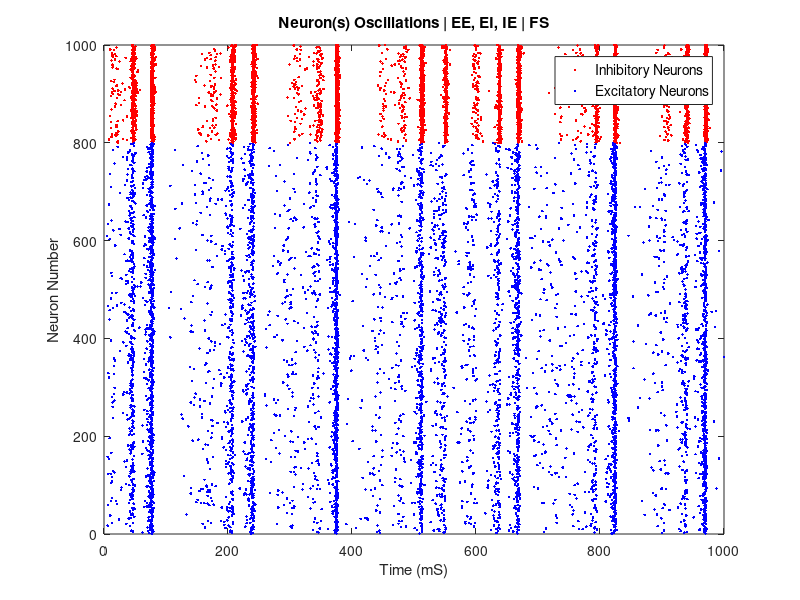

This chart was generated by the following MATLAB code:
clc; clear all; close all;

% The spike neuron code is from Eugene M. Izhikevich, February 25, 2003
% Excitatory neurons    Inhibitory neurons

Ne=800;                 Ni=200; % neuron number (Ne = excitstory, Ni = inibitory
re=rand(Ne,1);          ri=rand(Ni,1); % row vector, excitateoy (re) & row vector inhibitory (ri)
a=[0.02*ones(Ne,1);     0.02+0.08*ri]; % time scale of recovery variable
b=[0.2*ones(Ne,1);      0.25-0.05*ri]; % sensitivety of the recovery variables
c=[-65+15*re.^2;        -65*ones(Ni,1)]; % after spike reset value
d=[8-6*re.^2;           2*ones(Ni,1)]; % after spike rest of recovery variable
S=[0.5*rand(Ne+Ni,Ne),  -rand(Ne+Ni,Ni)]; % excitatory and inhibitory weights

for i = 801:1000;
    for j = 801:1000;
    S(i,j) = 0;
end
end

v=-65*ones(Ne+Ni,1);    % Initial values of v
u=b.*v;                 % Initial values of u
firings=[];             % spike timings

for t=1:1000            % simulation of 1000 ms
  I=[5*randn(Ne,1);2*randn(Ni,1)]; % thalamic input
  fired=find(v>=30);    % indices of spikes
  
  firings=[firings; t+0*fired,fired];
  v(fired)=c(fired);
  u(fired)=u(fired)+d(fired);

  I=I+sum(S(:,fired),2);
  v=v+0.5*(0.04*v.^2+5*v+140-u+I); % step 0.5 ms
  v=v+0.5*(0.04*v.^2+5*v+140-u+I); % for numerical
  u=u+a.*(b.*v-u);                 % stability
end;

x1 = firings(:,2);

inhib_i = [];

% runs through neuron number and choose > Ni - 1 (801 - 1000) for
% inhibitory neurons
for i = 1:length(firings);
    
    if x1(i) > Ni-1;
        inhib_i(i,2) = x1(i);
        inhib_i(i,1) = firings(i,1);
    end
end

% Plot Oscillation Results: %

inhib_no_1 = inhib_i(:,1);
inhib_no_2 = inhib_i(:,2);

%removes unwanted zeros
inhib_no_1(inhib_no_1==0) = [];
inhib_no_2(inhib_no_2==0) = [];

inhibs = [];

inhibs(:,1) = inhib_no_1;
inhibs(:,2) = inhib_no_2; % n x 2 inhibitory matrix

plot(inhibs(:,1), inhibs(:,2),'.r'); % plot inhibitory matrix

hold on

x2 = firings(:,2);

excit_e = [];

% runs through neuron number and choose < Ne (1 - 799) for
% excitatory neurons neurons
for i = 1:length(firings);
    
    if x2(i) < Ne;
        
        excit_e(i,2) = x2(i);
        excit_e(i,1) = firings(i,1);
        
    end
end

excit_no_1 = excit_e(:,1);
excit_no_2 = excit_e(:,2);

%removes unwanted zeros
excit_no_1(excit_no_1==0) = [];
excit_no_2(excit_no_2==0) = [];

excits = [];

excits(:,1) = excit_no_1;
excits(:,2) = excit_no_2; % n x 2 excitatory matrix

plot(excits(:,1), excits(:,2),'.b'); % plot excitatory oscillations

title('Neuron(s) Oscillations | EE, EI, IE | FS');
ylabel('Neuron Number'); xlabel('Time (mS)');
[~,obj_def] = legend({'Inhibitory Neurons', 'Excitatory Neurons'}, 'location', 'NorthEast', 'Fontsize', 10);
%choose required font size
objhl = findobj(obj_def, 'type', 'line'); %legend objects defined
set(objhl, 'Markersize', 30); %define si\e of marker